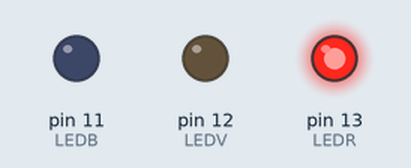
Bench run of a sketch on a simulated Arduino Uno, built with avr-gcc and run on an emulated ATmega328P. On the bench: output pins drawn as LEDs (lit = HIGH).

Above: at 0.15 s.
At 1.35 s:
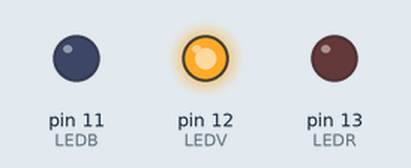
At 2.55 s:
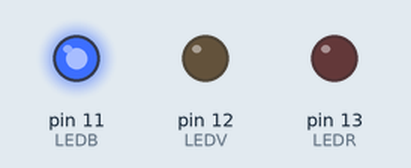
Timing chart, 0 to 3.0 s (numbered marks = the images above):
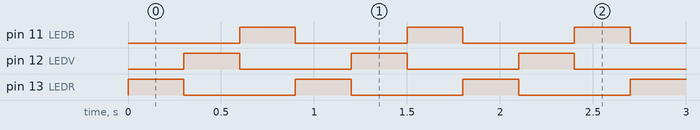

Measured:
- by itself, pin 11 (LEDB), pin 12 (LEDV), pin 13 (LEDR): alternates HIGH for 0.30 s and LOW for 0.60 s
- by itself, everything shown: repeats every 0.90 s, in 4 steps

The sketch:

RVB.ino
```cpp
#define LEDR 13
#define LEDV 12
#define LEDB 11


void setup() {

  pinMode(LEDR, OUTPUT);
  pinMode(LEDV, OUTPUT);
  pinMode(LEDB, OUTPUT);
}

void loop() {

digitalWrite(LEDR, HIGH);
delay(300);
digitalWrite(LEDR, LOW);
digitalWrite(LEDV, HIGH);
delay(300);
digitalWrite(LEDV, LOW);
digitalWrite(LEDB, HIGH);
delay(300);
digitalWrite(LEDB, LOW);

}
```
